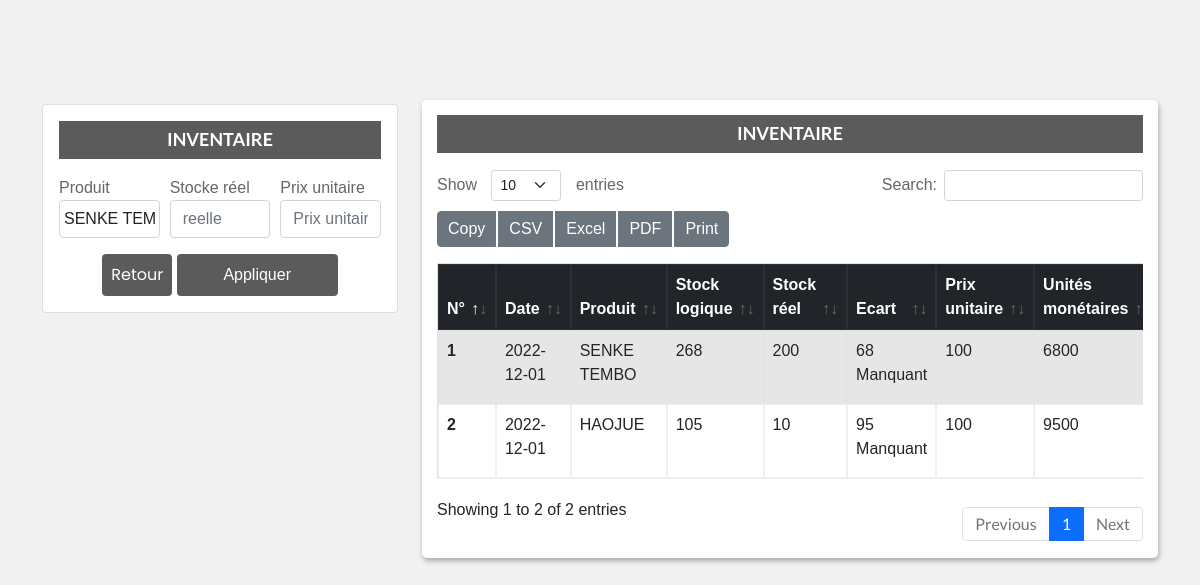
Screenshot of /i.php (signed in) with the database file from the repository.
### tables this page shows
CREATE TABLE IF NOT EXISTS `inventaire` (
  `id` int(11) NOT NULL AUTO_INCREMENT,
  `produit` int(11) NOT NULL,
  `dates` date NOT NULL,
  `stockLogique` float NOT NULL,
  `stockReel` float NOT NULL,
  `ecart` float NOT NULL,
  `prix` int(11) NOT NULL,
  PRIMARY KEY (`id`)
);

CREATE TABLE IF NOT EXISTS `produit` (
  `id` int(11) NOT NULL AUTO_INCREMENT,
  `designation` text NOT NULL,
  `stockSecurite` float NOT NULL,
  `image` text NOT NULL,
  `idcategorie` int(11) NOT NULL,
  PRIMARY KEY (`id`)
);

### i.php (the view, shortened to what this page needs)
<?php
 include 'connexion.php';
 ?>
<!doctype html>
<html class="no-js" lang="en">
<head>
    <?php
        include "lient.php";
      ?>
    <?php
 include 'style.php';
 ?>
</head>
<body style="background: #F1F1F1;">
<?php
include "navBar.php";
 ?>
   <div class="container">
<div class="row">
  <div class="col-lg-4 mb-3">
        <div class="card mt-1">
            <div class="card-body">
                <div class="text-center">
                    <h4 class="header-title text-white text-center bg-noir p-2">INVENTAIRE</h4>
                </div>
                <form class="needs-validation " novalidate="" method="POST">
                    <div class="form-row">
                         <div class="col-md-4 mb-3">
                                <label for="validationCustom02">Produit</label>
                                <select class="form-control p-1"  required="" id="validationCustom02" name="produit">
                                  <?php
                                      $affichercat= $bdd->query("SELECT * FROM produit ");
                                      while($tab=$affichercat->fetch())
                                       {
                                           ?>
                                    <option value="<?=$tab[0];?>"><?=$tab[1];?></option>
                                            <?php
                                        }
                                    ?>
                                </select>
                            </div>
                            <div class="col-md-4 mb-3">
                                <label for="validationCustom01">Stocke réel</label>
                                <input type="text" class="form-control" id="validationCustom01" placeholder="reelle" required="" autocomplete="off" name="quantite">
                            </div>
                            <div class="col-md-4 mb-3">
                                <label for="validationCustom02">Prix unitaire</label>
                                <input type="text" class="form-control" id="validationCustom02" placeholder="Prix unitaire" required="" autocomplete="off" name="prix">
                            </div>
                        </div>
                        <div class="text-center">
                           <a class="btn bg-noir p-1 text-white p-2 " href="Admin.php">Retour</a>
                            <button class="btn bg-noir text-white p-2 p-1 w-50" type="submit" name="verifier">Appliquer</button> <br>
                        </div>
                </form>
            </div>
         </div>
    </div>
            <div class="col-lg-8">
                <div class="data_table">
                   <div class="text-center">
                    <h4 class="header-title text-white text-center bg-noir p-2">INVENTAIRE</h4>
                </div>
                 <div class="table-responsive">
                    <table id="example" class="table table-striped table-bordered">
                        <thead class="table-dark">
                            <tr>
                            <th scope="col">N°</th>
                            <th scope="col">Date</th>
                            <th scope="col">Produit</th>
                                    <th scope="col">Stock logique </th>
                                    <th scope="col">Stock réel</th>
                                    <th scope="col">Ecart</th>
                                    <th scope="col">Prix unitaire</th>
                                    <th scope="col">Unités monétaires</th>
                            </tr>
                        </thead>
                        <tbody>
                         <?php
                               $afficherI= $bdd->query("SELECT `inventaire`.`id`, `inventaire`.`produit`, `inventaire`.`dates`, `inventaire`.`stockLogique`, `inventaire`.`stockReel`, `inventaire`.`ecart`, `inventaire`.`prix`,produit.designation,(`ecart`*prix) FROM `inventaire`,produit WHERE produit.id=inventaire.produit ");
                                $num=0;
                                while($tab=$afficherI->fetch())
                                {
                                    $num+=1;
                                    ?>
                                        <tr>
                                            <th scope="row"><?=$num;?></th>
                                             <td><?=$tab[2];?></td>
                                            <td><?=$tab[7];?></td>
                                             <td><?=$tab[3];?></td>
                                             <td><?=$tab[4];?></td>
                                            <td><?php
                                             if ($tab[5]>0) {
                                                echo $tab[5]." Manquant";
                                            }
                                            ?>
                                            </td>
                                            <td><?=$tab[6];?></td>
                                            <td><?=$tab[8];?></td>
                                        </tr>
                                         <?php
                                }
                         ?>
                        </tbody>
                    </table>
                </div>
                </div>
            </div>
        </div>
</div>
</body>
</html>

### assets/css/typography.css (style rules this page uses)
body { font-size: 14px; font-family: 'Lato', sans-serif; }
h1, h2, h3, h4, h5, h6 { margin: 0; font-family: 'Poppins', sans-serif; }
a, a:visited { text-decoration: none; transition: all 0.3s ease-in-out; -webkit-transition: all 0.3s ease-in-out; -moz-transition: all 0.3s ease-in-out; -o-transition: all 0.3s ease-in-out; outline: 0; font-family: 'Poppins', sans-serif; }
button { cursor: pointer; outline: none!important; letter-spacing: 0; }

### assets/css/default-css.css (style rules this page uses)
* { margin: 0; padding: 0; box-sizing: border-box; }
*, *:before, *:after { -moz-box-sizing: border-box; -webkit-box-sizing: border-box; box-sizing: border-box; }
html { -webkit-font-smoothing: antialiased; }
body { background: #fff; font-weight: normal; -webkit-font-smoothing: antialiased; -webkit-text-size-adjust: 100%; }
:root { --primary-color: #4336FB; }

### assets/css/styles.css (style rules this page uses)
.card { border: none; border-radius: 4px; background-color: #fff; -webkit-transition: all 0.3s ease 0s; transition: all 0.3s ease 0s; }
.card-body { padding: 25.6px; padding: 1.6rem; }
.header-title { font-family: 'Lato', sans-serif; font-size: 18px; font-weight: 600; letter-spacing: 0; color: #333; text-transform: capitalize; margin-bottom: 17px; }
.btn { padding: 11px 17px; font-size: 13px; letter-spacing: 0; }
.form-control, .form-control:focus { outline: none; box-shadow: none; }
.form-control { font-size: 14px; border: 1px solid rgba(170, 170, 170, .3); padding: 10.72px 12.8px; padding: .67rem .8rem; }
label { font-weight: 500; color: #666; display: inline-block; margin-bottom: 8px; margin-bottom: .5rem; }
table tr th { border-bottom: none; }
table tr th, table tr td { border-top: 1px solid rgba(120, 130, 140, 0.13) !important; }
.table-bordered td, .table-bordered th { border: 1px solid rgba(120, 130, 140, 0.13) !important; }
table.dataTable.no-footer { border-bottom: 1px solid rgba(120, 130, 140, 0.13) !important; }
table.dataTable thead th, table.dataTable thead td { border-bottom-color: transparent; }

### style.css (style rules this page uses)
.bg-noir { background-color: #333; opacity: 0.8; }

### assetsb/css/style.css (style rules this page uses)
* { margin: 0; padding: 0; outline: 0; }
html { scroll-behavior: smooth; }
body { background: #eee; font-family: 'Raleway', sans-serif; font-family: 'Roboto', sans-serif; font-family: 'Poppins', sans-serif; font-family: 'Rubik', sans-serif; padding: 100px 0; }
h1, h2, h3, h4, h5, h6, p, a, ol, ul, li, img, span, input, form, label, .btn, .navbar, .navbar-brand { margin: 0; padding: 0; }
a, a:hover { text-decoration: none; color: #333; -webkit-transition: 0.2s; transition: 0.2s; }
h4 { font-size: 30px; color: #111; font-weight: 600; }
.data_table { background: #fff; padding: 15px; box-shadow: 1px 3px 5px #aaa; border-radius: 5px; }

### i.php (style rules this page uses)
.bg-noir { background-color: #333; }

### rows the page displays
inventaire: dates "2022-12-01", produit.designation "SENKE TEMBO", stockLogique "268", stockReel "200", ecart "68", prix "100", tab "6800"
inventaire: dates "2022-12-01", produit.designation "HAOJUE", stockLogique "105", stockReel "10", ecart "95", prix "100", tab "9500"

### other values shown
form field produit "SENKE TEMBO"
